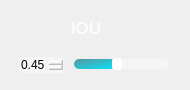
                  <widget class="QFrame" name="IOU_QF">
                   <property name="minimumSize">
                    <size>
                     <width>190</width>
                     <height>90</height>
                    </size>
                   </property>
                   <property name="maximumSize">
                    <size>
                     <width>190</width>
                     <height>90</height>
                    </size>
                   </property>
                   <property name="styleSheet">
                    <string notr="true">QFrame#IOU_QF{
border:2px solid rgba(255, 255, 255, 70);
border-radius:15px;
}</string>
                   </property>
                   <layout class="QVBoxLayout" name="verticalLayout_15">
                    <item>
                     <widget class="QPushButton" name="ToggleBotton_2">
                      <property name="sizePolicy">
                       <sizepolicy hsizetype="Expanding" vsizetype="Fixed">
                        <horstretch>0</horstretch>
                        <verstretch>0</verstretch>
                       </sizepolicy>
                      </property>
                      <property name="minimumSize">
                       <size>
                        <width>0</width>
                        <height>30</height>
                       </size>
                      </property>
                      <property name="maximumSize">
                       <size>
                        <width>16777215</width>
                        <height>30</height>
                       </size>
                      </property>
                      <property name="font">
                       <font>
                        <family>Nirmala UI</family>
                        <pointsize>13</pointsize>
                        <weight>87</weight>
                        <italic>false</italic>
                        <bold>true</bold>
                       </font>
                      </property>
                      <property name="cursor">
                       <cursorShape>ArrowCursor</cursorShape>
                      </property>
                      <property name="mouseTracking">
                       <bool>true</bool>
                      </property>
                      <property name="focusPolicy">
                       <enum>Qt::StrongFocus</enum>
                      </property>
                      <property name="contextMenuPolicy">
                       <enum>Qt::DefaultContextMenu</enum>
                      </property>
                      <property name="layoutDirection">
                       <enum>Qt::LeftToRight</enum>
                      </property>
                      <property name="autoFillBackground">
                       <bool>false</bool>
                      </property>
                      <property name="styleSheet">
                       <string notr="true">QPushButton{
background-image: url(:/all/img/IOU.png);
background-repeat: no-repeat;
background-position: left center;
border: none;
border-left: 20px solid transparent;

text-align: left;
padding-left: 40px;
padding-bottom: 4px;
color: rgba(255, 255, 255, 199);
font: 700 13pt &quot;Nirmala UI&quot;;
}</string>
                      </property>
                      <property name="text">
                       <string>IOU</string>
                      </property>
                      <property name="icon">
                       <iconset theme="zoom-out">
                        <normaloff>.</normaloff>.</iconset>
                      </property>
                      <property name="autoDefault">
                       <bool>false</bool>
                      </property>
                      <property name="default">
                       <bool>false</bool>
                      </property>
                      <property name="flat">
                       <bool>false</bool>
                      </property>
                     </widget>
                    </item>
                    <item>
                     <widget class="QFrame" name="frame_3">
                      <property name="sizePolicy">
                       <sizepolicy hsizetype="Preferred" vsizetype="Preferred">
                        <horstretch>0</horstretch>
                        <verstretch>0</verstretch>
                       </sizepolicy>
                      </property>
                      <property name="minimumSize">
                       <size>
                        <width>0</width>
                        <height>20</height>
                       </size>
                      </property>
                      <property name="maximumSize">
                       <size>
                        <width>16777215</width>
                        <height>20</height>
                       </size>
                      </property>
                      <layout class="QHBoxLayout" name="horizontalLayout_10">
                       <property name="spacing">
                        <number>10</number>
                       </property>
                       <property name="leftMargin">
                        <number>8</number>
                       </property>
                       <property name="topMargin">
                        <number>0</number>
                       </property>
                       <property name="rightMargin">
                        <number>10</number>
                       </property>
                       <property name="bottomMargin">
                        <number>0</number>
                       </property>
                       <item>
                        <widget class="QDoubleSpinBox" name="iou_spinbox">
                         <property name="cursor">
                          <cursorShape>PointingHandCursor</cursorShape>
                         </property>
                         <property name="styleSheet">
                          <string notr="true">QDoubleSpinBox {
border: 0px solid lightgray;
border-radius: 2px;
background-color: rgba(255,255,255,90);
font: 600 9pt &quot;Segoe UI&quot;;
}
        
QDoubleSpinBox::up-button {
width: 10px;
height: 9px;
margin: 0px 3px 0px 0px;
border-image: url(:/all/img/box_up.png);
}
QDoubleSpinBox::up-button:pressed {
margin-top: 1px;
}
            
QDoubleSpinBox::down-button {
width: 10px;
height: 9px;
margin: 0px 3px 0px 0px;
border-image: url(:/all/img/box_down.png);
}
QDoubleSpinBox::down-button:pressed {
margin-bottom: 1px;
}</string>
                         </property>
                         <property name="minimum">
                          <double>0.010000000000000</double>
                         </property>
                         <property name="maximum">
                          <double>1.000000000000000</double>
                         </property>
                         <property name="singleStep">
                          <double>0.050000000000000</double>
                         </property>
                         <property name="value">
                          <double>0.450000000000000</double>
                         </property>
                        </widget>
                       </item>
                       <item>
                        <widget class="QSlider" name="iou_slider">
                         <property name="cursor">
                          <cursorShape>PointingHandCursor</cursorShape>
                         </property>
                         <property name="styleSheet">
                          <string notr="true">QSlider::groove:horizontal {
border: none;
height: 10px;
background-color: rgba(255,255,255,90);
border-radius: 5px;
}

QSlider::handle:horizontal {
width: 10px;
margin: -1px 0px -1px 0px;
border-radius: 3px;
background-color: white;
}

QSlider::sub-page:horizontal {
background-color: qlineargradient(x1:0, y1:0, x2:1, y2:1, stop:0 #59969b, stop:1 #04e7fa);
border-radius: 5px;
}</string>
                         </property>
                         <property name="minimum">
                          <number>1</number>
                         </property>
                         <property name="maximum">
                          <number>100</number>
                         </property>
                         <property name="value">
                          <number>45</number>
                         </property>
                         <property name="orientation">
                          <enum>Qt::Horizontal</enum>
                         </property>
                        </widget>
                       </item>
                      </layout>
                     </widget>
                    </item>
                   </layout>
                  </widget>
